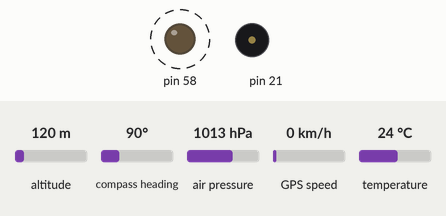
The sketch below on a simulated Arduino Mega 2560, built with avr-gcc and run on an emulated ATmega2560. Shown: output pins drawn as LEDs (lit = HIGH), buzzer (waves = sounding). Dashed ring = blinking. The inputs (shaded band) are chosen by the test bench; at power-on: altitude 120 m, compass heading 90°, air pressure 1013 hPa, GPS speed 0 km/h, temperature 24 °C. Storage starts empty; the GPS gets a fix after 3 s at 37.7749, -122.4194 with 8 satellites; no radio packets arrive unless stated; what the sketch prints to the serial monitor is not drawn.

Above: at 0.5 s.
Timing chart, 0 to 3.0 s (numbered marks = the images above):
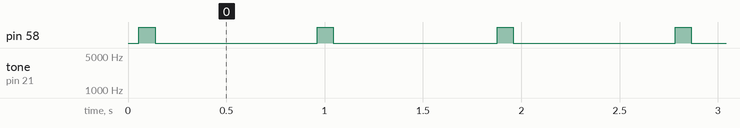

Measured:
- by itself, pin 58: alternates HIGH for 0.09 s and LOW for 0.83 s

The sketch:

mega_tracker_v1.0.ino
```cpp
#include <Wire.h>
#include <SPI.h>
#include <LoRa.h>
#include <SD.h>
#include <TinyGPS++.h>
#include <Adafruit_Sensor.h>
#include <Adafruit_BMP085.h>
#include <SoftwareSerial.h>
static const int RXPin = 10, TXPin = 11;

static const uint32_t GPSBaud = 9600;

TinyGPSPlus gps;
//Adafruit_BMP085_Unified bmp = Adafruit_BMP085_Unified(10085);

//SoftwareSerial ss(RXPin, TXPin);

int i = 0;
int j = 0;
bool status_sd = false;
String string_data = "";

Adafruit_BMP085 bmp;
File myFile;

void setup()
{
  pinMode(58, OUTPUT);
  Serial.begin(9600);
  Serial3.begin(9600);
//  ss.begin(9600);
  //Serial3.begin(GPSBaud);
  if (!bmp.begin()){
    Serial.println("Sensor nao encontrado !!");
  }

  Serial.println("LoRa Sender");
  LoRa.setPins(10, 9, 2); //LoRa.setPins(ss, reset, dio0)
  if (!LoRa.begin(433.125E6)) {
    Serial.println("Starting LoRa failed!");
    while (1);
  }
  LoRa.setSignalBandwidth(125E3);
  LoRa.setSpreadingFactor(11);
  LoRa.enableCrc();
  if (!SD.begin(4)) {
      Serial.println("Falha no SD.");
      //digitalWrite(red, HIGH);
      status_sd = false;
      delay(1000);
    }else{
      Serial.println("SD inicializado.");
  }
}

void loop()
{
  //Serial.println("loop");
  // This sketch displays information every time a new sentence is correctly encoded.
  while (Serial3.available() > 0)
    if (gps.encode(Serial3.read()))
      displayInfo();

  if (millis() > 5000 && gps.charsProcessed() < 10)
  {
    Serial.println(F("No GPS detected: check wiring."));
    while(true);
  }
}

void displayInfo()
{
  //String Padrão
  //(CIR;Valido;lat;lon;HDOP;Sats;alt_gps;direção;vel_kph;temp_bmp;alt_bmp)
  i = 0;
  string_data = "";
  string_data.concat("CIR;");
  if (gps.location.isValid()){
    string_data.concat(1); string_data.concat(";");
  }
  else{
    string_data.concat(0); string_data.concat(";");
    Serial.print(F("INVALID"));
  }
  digitalWrite(58, HIGH);

  string_data.concat(gps.location.lat()*10000); string_data.concat(";");
  string_data.concat(gps.location.lng()*10000); string_data.concat(";");
  string_data.concat(gps.hdop.value());string_data.concat(";");
  string_data.concat(gps.satellites.value());string_data.concat(";");
  string_data.concat(gps.altitude.meters());string_data.concat(";");
  string_data.concat(gps.course.deg());string_data.concat(";");
  string_data.concat(gps.speed.kmph());string_data.concat(";");
  string_data.concat(bmp.readTemperature());string_data.concat(";");
  string_data.concat(bmp.readAltitude());string_data.concat(";");
  string_data.concat(bmp.readPressure());string_data.concat(";");
  string_data.concat(status_sd);string_data.concat(";");
  Serial.println(string_data);
  LoRa.beginPacket();
  LoRa.print(string_data);
  LoRa.endPacket();
  save_data();
  digitalWrite(58, LOW);

  while (j < 800){
    j++;
    tone(21, j*3);
    delay(1);
  }
  noTone(21);
  j = 0;
}

void save_data(){
  //digitalWrite(red, LOW);
  //wdt_reset();

  Serial.println(F("Save."));
  myFile = SD.open("log.txt", FILE_WRITE);
  if(myFile){
    status_sd = true;
    myFile.println(string_data);
    myFile.close();
    Serial.println(F("Gravado."));
  }else{
    //digitalWrite(red, HIGH);
  }
}
```
